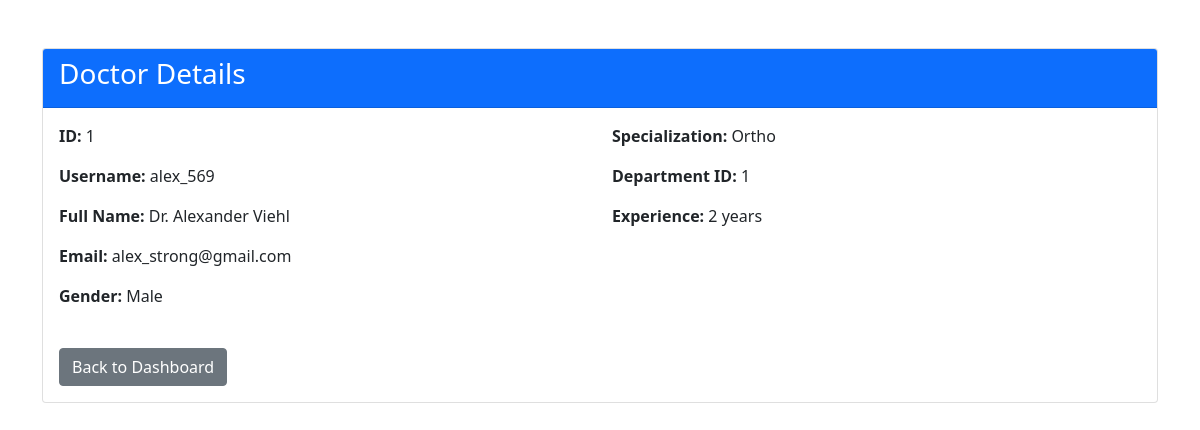
Page /view-doctor/1 (signed in) on the committed database.
### application/models.py (models this page shows, shortened)
class Doctor(db.Model):
    __tablename__ = 'doctors'
    id = db.Column(db.Integer, primary_key=True, autoincrement=True)
    username = db.Column(db.String(80), unique=True, nullable=False, index=True)
    email = db.Column(db.String(120), unique=True, nullable=False, index=True)
    password = db.Column(db.String(255), nullable=False)
    first_name = db.Column(db.String(50), nullable=False)
    last_name = db.Column(db.String(50), nullable=False)
    department_id = db.Column(db.Integer, db.ForeignKey('department.id', ondelete='RESTRICT'), nullable=False)
    specialization = db.Column(db.String(100), nullable=False, index=True)
    experience_years = db.Column(db.Integer, db.CheckConstraint('experience_years >= 0'))
    gender = db.Column(db.String(10), db.CheckConstraint("gender IN ('male', 'female')"))
    blacklisted = db.Column(db.Boolean, default=False)
    department = db.relationship('Department', backref=db.backref('doctors', lazy='dynamic'))
    @property
    def name(self):
        return f"{self.first_name} {self.last_name}"

### application/admin_functionalities.py (the view)
@hospital_app.route('/view-doctor/<int:doctor_id>', methods=['GET'])
def view_doctor_fn(doctor_id):
    if session.get('role') != 'admin':
        flash(message='Please log in as admin to access this page', category='warning')
        return redirect(url_for('hospital_home_and_login'))
    if request.method == 'GET':
      doctor = Doctor.query.filter_by(id=doctor_id).first()
      if doctor is None:
          flash(message='Doctor not found', category='danger')
          return redirect(url_for('admin_dashboard_fn'))
      return render_template('view_doctor.html', doctor=doctor)

### templates/view_doctor.html (shortened to what this page needs)
<!DOCTYPE html>
<html lang="en">
<head>
  <link href="https://cdn.jsdelivr.net/npm/bootstrap@5.0.2/dist/css/bootstrap.min.css" rel="stylesheet">
</head>
<body>
  <div class="container mt-5">
    <div class="card">
      <div class="card-header bg-primary text-white">
        <h3>Doctor Details</h3>
      </div>
      <div class="card-body">
        <div class="row mb-3">
          <div class="col-md-6">
            <p><strong>ID:</strong> {{ doctor.id }}</p>
            <p><strong>Username:</strong> {{ doctor.username }}</p>
            <p><strong>Full Name:</strong> Dr. {{ doctor.name }}</p>
            <p><strong>Email:</strong> {{ doctor.email }}</p>
            <p><strong>Gender:</strong> {{ doctor.gender|capitalize }}</p>
          </div>
          <div class="col-md-6">
            <p><strong>Specialization:</strong> {{ doctor.specialization }}</p>
            <p><strong>Department ID:</strong> {{ doctor.department_id }}</p>
            <p><strong>Experience:</strong> {{ doctor.experience_years }} years</p>
          </div>
        </div>
        <div class="mt-4">
          <a href="{{ url_for('admin_dashboard_fn') }}" class="btn btn-secondary">Back to Dashboard</a>
        </div>
      </div>
    </div>
  </div>
</body>
</html>

### rows in the picture
Doctor: id "1", username "alex_569", name "Alexander Viehl", email "alex_strong@gmail.com", gender "Male", specialization "Ortho", department_id "1", experience_years "2"
